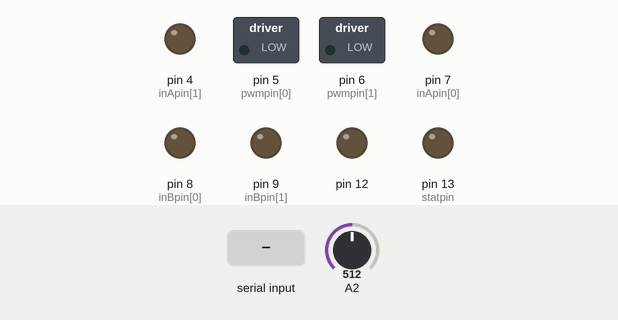
Bench run of a sketch on a simulated Arduino Uno, built with avr-gcc and run on an emulated ATmega328P. Shown: switched loads named in the sketch (green lamp = pin HIGH), output pins drawn as LEDs (lit = HIGH). Inputs (shaded band) come from the test bench; at power-on: A2 = 512. What the sketch prints to the serial monitor is not drawn.

Above: at 1.2 s.
1.3 s: "a" received over Serial
At 3.0 s:
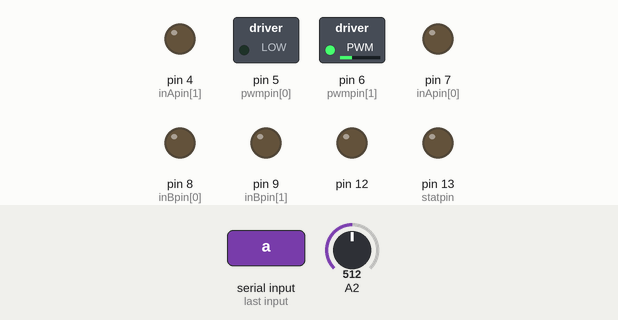
3.3 s: "b" received over Serial
At 3.7 s:
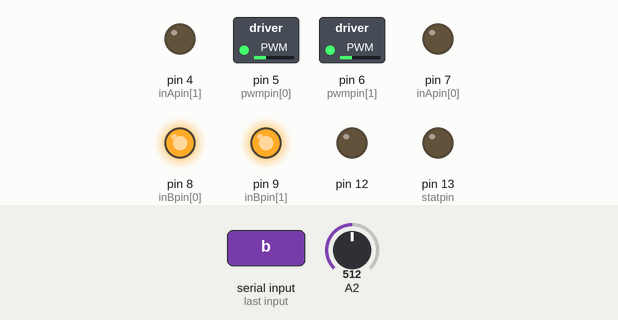
5.3 s: "c" received over Serial
At 5.7 s:
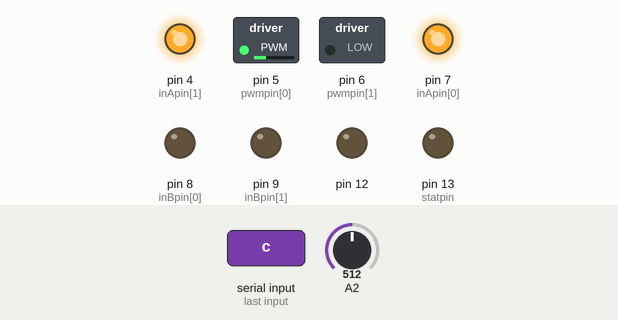
7.3 s: "d" received over Serial
At 7.7 s:
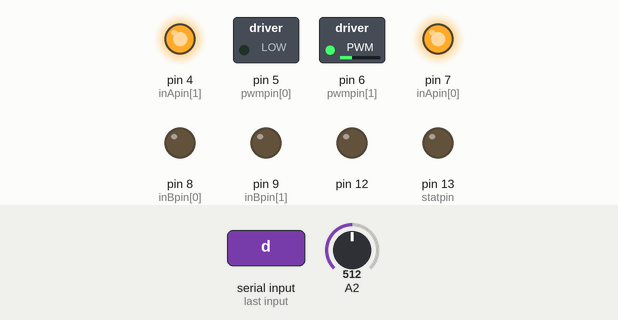
Timing chart, 0 to 10.3 s (numbered marks = the images above; inputs shaded):
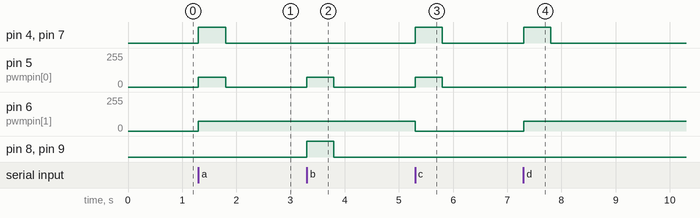

The sketch:

Robot_Forward__backwards_left_and_right_working_Motoshield.ino
```cpp
// (licence header left out)
#define BRAKEVCC 0
#define CW   1
#define CCW  2
#define BRAKEGND 3
#define CS_THRESHOLD 100

/*  VNH2SP30 pin definitions
 xxx[0] controls '1' outputs
 xxx[1] controls '2' outputs */
int inApin[2] = {7, 4};  // INA: Clockwise input
int inBpin[2] = {8, 9}; // INB: Counter-clockwise input
int pwmpin[2] = {5, 6}; // PWM input
int cspin[2] = {2, 3}; // CS: Current sense ANALOG input
int enpin[2] = {0, 1}; // EN: Status of switches output (Analog pin)

int statpin = 13;

void setup()
{
Serial.begin(9600);

  pinMode(statpin, OUTPUT);
  pinMode(12, OUTPUT);

  // Initialize digital pins as outputs
  for (int i=0; i<2; i++)
  {
    pinMode(inApin[i], OUTPUT);
    pinMode(inBpin[i], OUTPUT);
    pinMode(pwmpin[i], OUTPUT);
  }
  // Initialize braked
  for (int i=0; i<2; i++)
  {
    digitalWrite(inApin[i], LOW);
    digitalWrite(inBpin[i], LOW);
  }
  // motorGo(0, CW, 1023);
  // motorGo(1, CCW, 1023);
}

void loop()
{
if(Serial.available()>0)
  {
char inData= Serial.read();
Serial.print(inData);
    if(inData=='a') //forward
    {
      motorGo(0, CW, 75);
      motorGo(1, CW, 75);
      delay(500);
      motorOff(0);
    }
    else
    {
    digitalWrite(12,LOW);
    }
    if(inData=='b') //backwards
    {
      motorGo(0, CCW, 75);
      motorGo(1, CCW, 75);
      delay(500);
      motorOff(0);
    }
    else
    {
    digitalWrite(12,LOW);
    }
     if(inData=='c') //turns right (only left motors working)
    {
      motorGo(0, CW, 75);
      motorGo(1, CW, 0);
      delay(500);
      motorOff(0);
    }
    else
    {
    digitalWrite(12,LOW);
    }
      if(inData=='d') //turns left (only right motors working)
    {
      motorGo(0, CW, 0);
      motorGo(1, CW, 75);
      delay(500);
      motorOff(0);
    }
    else
    {
    digitalWrite(12,LOW);
    }

  }


  /*
  motorGo(0, CW, 50);
  motorGo(1, CW, 50);
  delay(500);

  motorGo(0, CW, 50);
  motorGo(1, CW, 50);
  delay(500);
  */

  if ((analogRead(cspin[0]) < CS_THRESHOLD) && (analogRead(cspin[1]) < CS_THRESHOLD))
    digitalWrite(statpin, HIGH);
}

void motorOff(int motor)
{
  // Initialize braked
  for (int i=0; i<2; i++)
  {
    digitalWrite(inApin[i], LOW);
    digitalWrite(inBpin[i], LOW);
  }
  analogWrite(pwmpin[motor], 0);
}

/* motorGo() will set a motor going in a specific direction
 the motor will continue going in that direction, at that speed
 until told to do otherwise.

 motor: this should be either 0 or 1, will selet which of the two
 motors to be controlled

 direct: Should be between 0 and 3, with the following result
 0: Brake to VCC
 1: Clockwise
 2: CounterClockwise
 3: Brake to GND

 pwm: should be a value between ? and 1023, higher the number, the faster
 it'll go
 */
void motorGo(uint8_t motor, uint8_t direct, uint8_t pwm)
{
  if (motor <= 1)
  {
    if (direct <=4)
    {
      // Set inA[motor]
      if (direct <=1)
        digitalWrite(inApin[motor], HIGH);
      else
        digitalWrite(inApin[motor], LOW);

      // Set inB[motor]
      if ((direct==0)||(direct==2))
        digitalWrite(inBpin[motor], HIGH);
      else
        digitalWrite(inBpin[motor], LOW);

      analogWrite(pwmpin[motor], pwm);
    }
  }
}
```

Measured:
- after the input at 1.3 s, pin 4 (inApin[1]), pin 7 (inApin[0]): LOW → HIGH at once, → LOW 0.50 s later; pin 5 (pwmpin[0]): 0/255 → 75/255 at once, → 0/255 0.50 s later; pin 6 (pwmpin[1]): 0/255 → 75/255 at once
- after the input at 3.3 s, pin 5 (pwmpin[0]): 0/255 → 75/255 at once, → 0/255 0.50 s later; pin 8 (inBpin[0]), pin 9 (inBpin[1]): LOW → HIGH at once, → LOW 0.50 s later
- after the input at 5.3 s, pin 4 (inApin[1]), pin 7 (inApin[0]): LOW → HIGH at once, → LOW 0.50 s later; pin 5 (pwmpin[0]): 0/255 → 75/255 at once, → 0/255 0.50 s later; pin 6 (pwmpin[1]): 75/255 → 0/255 at once
- after the input at 7.3 s, pin 4 (inApin[1]), pin 7 (inApin[0]): LOW → HIGH at once, → LOW 0.50 s later; pin 6 (pwmpin[1]): 0/255 → 75/255 at once
